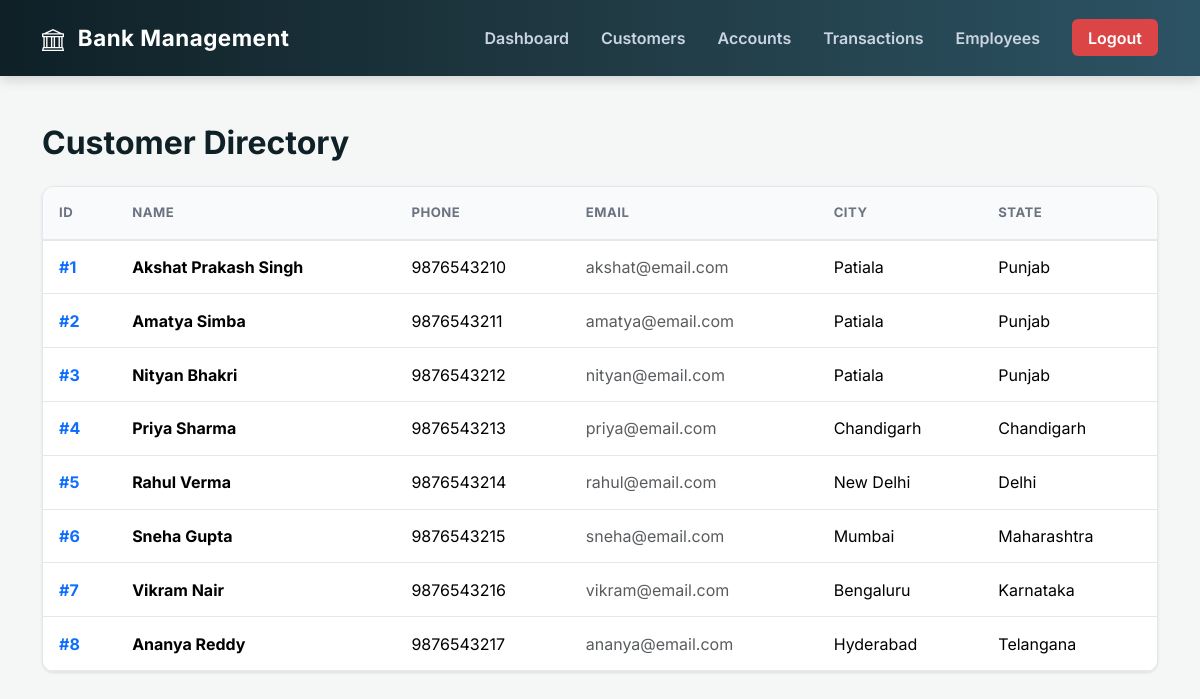
The page /customers.php (signed in) on the database its author committed.
### tables this page shows
CREATE TABLE CUSTOMER (
    Customer_ID   INT            PRIMARY KEY AUTO_INCREMENT,
    Name          VARCHAR(100)   NOT NULL,
    Address       VARCHAR(200),
    Phone_No      VARCHAR(15)    UNIQUE NOT NULL,
    Email         VARCHAR(100)   UNIQUE,
    DOB           DATE,
    City          VARCHAR(80),
    State         VARCHAR(80)
);

### customers.php (the view, shortened to what this page needs)
<?php
include("db.php");
?>
<?php include("navbar.php"); ?>
<div class="container mt-5">
    <h2 class="mb-4" style="font-weight: 700; color: var(--primary-dark);">Customer Directory</h2>
    <div class="bank-table-wrapper">
        <table class="table bank-table table-hover table-borderless">
            <thead>
                <tr>
                    <th>ID</th>
                    <th>Name</th>
                    <th>Phone</th>
                    <th>Email</th>
                    <th>City</th>
                    <th>State</th>
                </tr>
            </thead>
            <tbody>
            <?php
            $result = $conn->query("SELECT * FROM CUSTOMER ORDER BY Customer_ID");
            while ($row = $result->fetch_assoc()) {
                echo "<tr>";
                echo "<td><strong class='text-primary'>#" . $row['Customer_ID'] . "</strong></td>";
                echo "<td><span class='fw-bold'>" . htmlspecialchars($row['Name']) . "</span></td>";
                echo "<td>" . htmlspecialchars($row['Phone_No']) . "</td>";
                echo "<td><span class='text-muted'>" . htmlspecialchars($row['Email'] ?? '—') . "</span></td>";
                echo "<td>" . htmlspecialchars($row['City'] ?? '—') . "</td>";
                echo "<td>" . htmlspecialchars($row['State'] ?? '—') . "</td>";
                echo "</tr>";
            }
            ?>
            </tbody>
        </table>
    </div>
</div>
</body>
</html>

### style.css (style rules this page uses)
:root { --primary-dark: #0f2027; --primary: #203a43; --accent: #2c5364; --bg-color: #f4f7f6; --card-bg: #ffffff; --text-main: #333333; --text-muted: #6b7280; --border-color: #e5e7eb; --danger: #ef4444; }
body { font-family: 'Inter', sans-serif; background-color: var(--bg-color); color: var(--text-main); }
.bank-table-wrapper { background: white; border-radius: 12px; overflow: hidden; box-shadow: 0 1px 3px rgba(0,0,0,0.1); border: 1px solid var(--border-color); }
.table.bank-table { margin-bottom: 0; }
.bank-table thead th { background-color: #f8fafc; color: var(--text-muted); font-size: 0.82rem; text-transform: uppercase; letter-spacing: 0.5px; border-bottom: 2px solid var(--border-color); padding: 1rem; }
.bank-table tbody td { padding: 0.9rem 1rem; vertical-align: middle; border-bottom: 1px solid var(--border-color); }

### rows shown on the page
customer: Customer_ID "1", Name "Akshat Prakash Singh", Phone_No "9876543210", Email "akshat@email.com", City "Patiala", State "Punjab"
customer: Customer_ID "2", Name "Amatya Simba", Phone_No "9876543211", Email "amatya@email.com", City "Patiala", State "Punjab"
customer: Customer_ID "3", Name "Nityan Bhakri", Phone_No "9876543212", Email "nityan@email.com", City "Patiala", State "Punjab"
customer: Customer_ID "4", Name "Priya Sharma", Phone_No "9876543213", Email "priya@email.com", City "Chandigarh", State "Chandigarh"
customer: Customer_ID "5", Name "Rahul Verma", Phone_No "9876543214", Email "rahul@email.com", City "New Delhi", State "Delhi"
customer: Customer_ID "6", Name "Sneha Gupta", Phone_No "9876543215", Email "sneha@email.com", City "Mumbai", State "Maharashtra"
customer: Customer_ID "7", Name "Vikram Nair", Phone_No "9876543216", Email "vikram@email.com", City "Bengaluru", State "Karnataka"
customer: Customer_ID "8", Name "Ananya Reddy", Phone_No "9876543217", Email "ananya@email.com", City "Hyderabad", State "Telangana"
